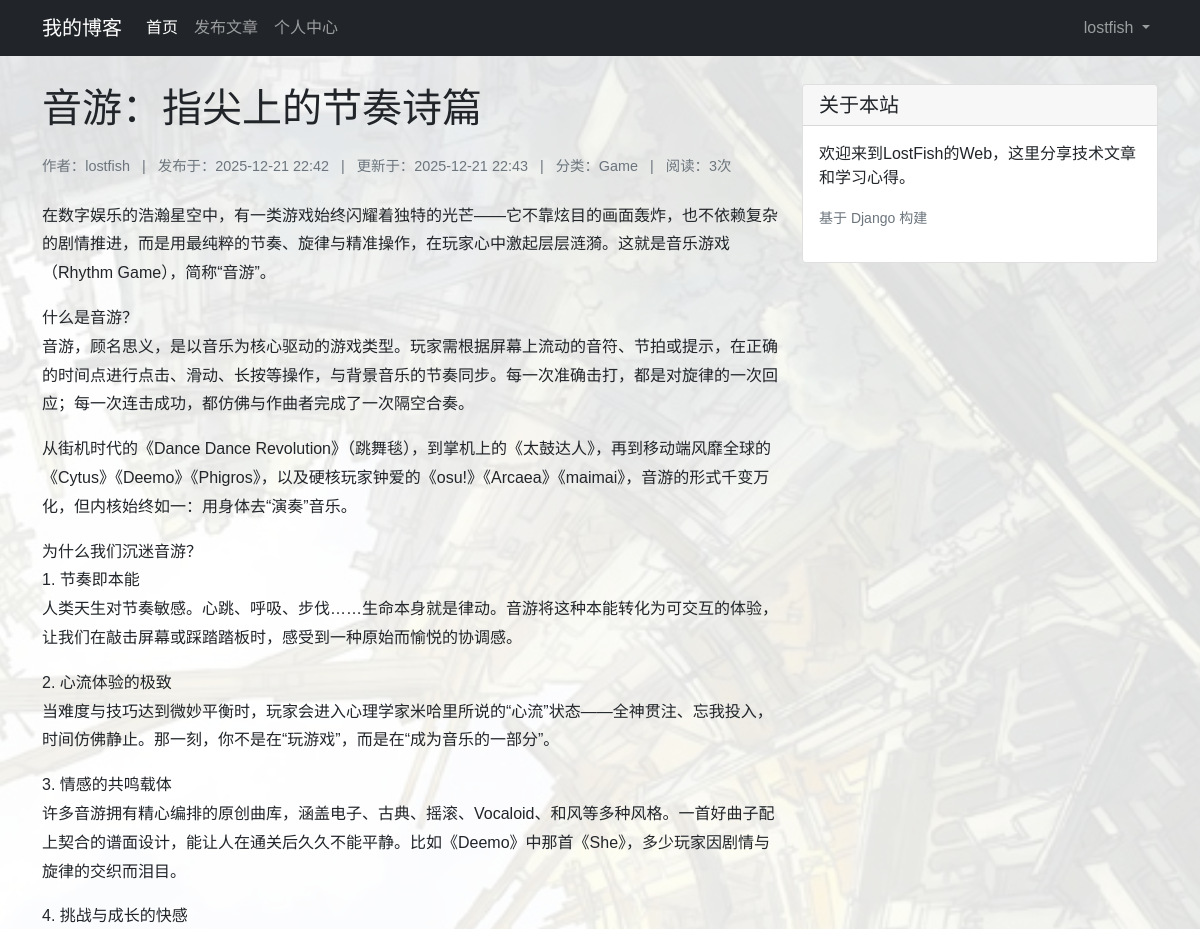
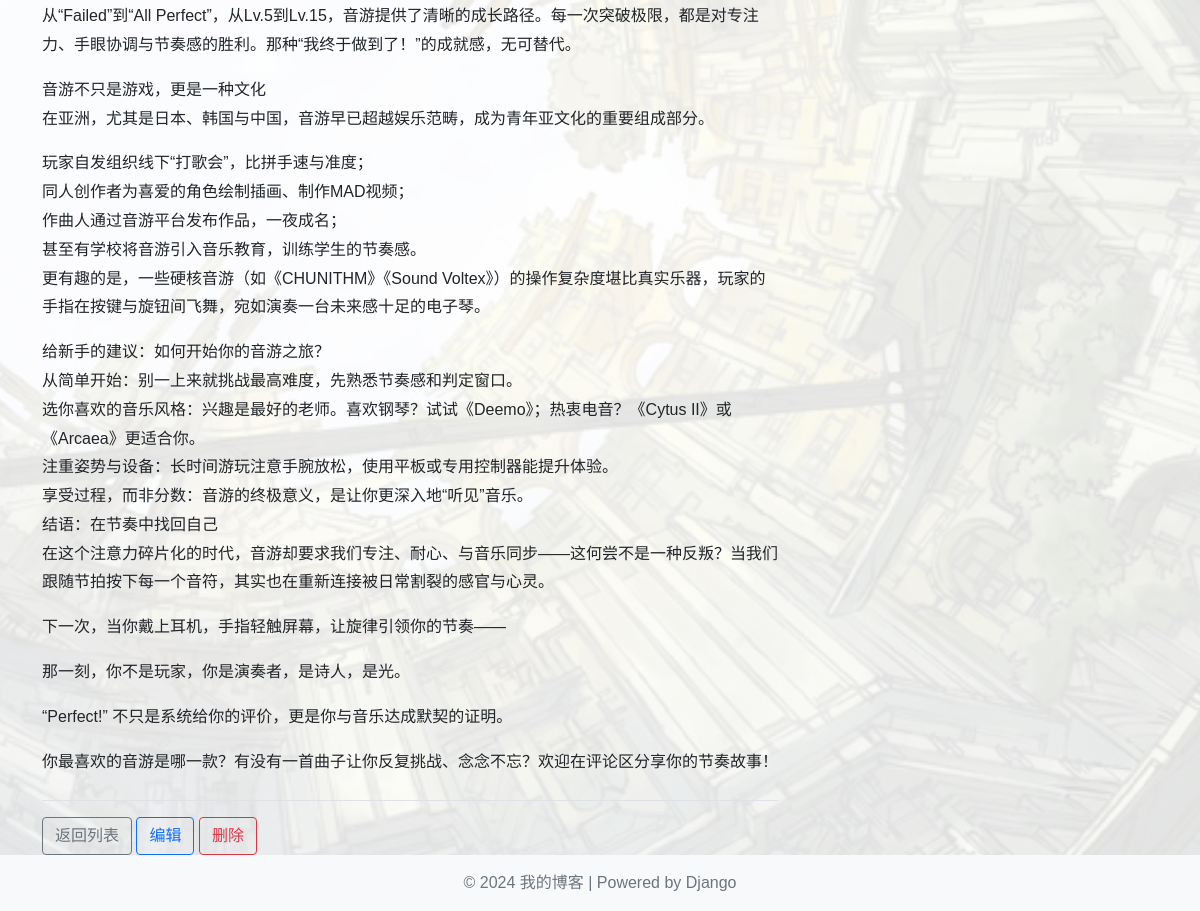
Page /post/2/ (signed in) on the committed database (2 pictures, top to bottom).
### blog/models.py (models this page shows, shortened)
class Post(models.Model):
    title = models.CharField('标题', max_length=200)
    content = models.TextField('内容')
    excerpt = models.CharField('摘要', max_length=200, blank=True)
    created = models.DateTimeField('创建时间', default=timezone.now)
    updated = models.DateTimeField('更新时间', auto_now=True)
    category = models.ForeignKey(Category, verbose_name='分类', on_delete=models.CASCADE)
    tags = models.ManyToManyField(Tag, verbose_name='标签', blank=True)
    author = models.ForeignKey(User, verbose_name='作者', on_delete=models.CASCADE,
                               null=True, blank=True)
    views = models.PositiveIntegerField('阅读量', default=0)
    def increase_views(self):
        self.views += 1
        self.save(update_fields=['views'])
    class Meta:
        verbose_name = '文章'
        verbose_name_plural = '文章'
        ordering = ['-created']

class Category(models.Model):
    name = models.CharField('分类名', max_length=100)
    class Meta:
        verbose_name = '分类'
        verbose_name_plural = '分类'

### blog/views.py (the view)
# urls.py: path('post/<int:pk>/', views.post_detail, name='post_detail'),
def post_detail(request, pk):
    post = get_object_or_404(Post, pk=pk)
    post.increase_views()  # 增加阅读量
    return render(request, 'blog/detail.html', {'post': post})

### templates/blog/detail.html (shortened to what this page needs)
{% extends 'base.html' %}
{% block content %}
<article>
    <h1 class="mb-4">{{ post.title }}</h1>
    <div class="post-meta mb-4">
        <span>作者：{{ post.author.username }}</span>
        <span class="mx-2">|</span>
        <span>发布于：{{ post.created|date:"Y-m-d H:i" }}</span>
        <span class="mx-2">|</span>
        <span>更新于：{{ post.updated|date:"Y-m-d H:i" }}</span>
        <span class="mx-2">|</span>
        <span>分类：{{ post.category.name }}</span>
        <span class="mx-2">|</span>
        <span>阅读：{{ post.views }}次</span>
    </div>
    <div class="post-content mb-4">
        {{ post.content|linebreaks }}
    </div>
    <div class="border-top pt-3">
        <a href="{% url 'index' %}" class="btn btn-outline-secondary">返回列表</a>
        {% if user.is_authenticated and user == post.author %}
        <a href="{% url 'post_update' post.pk %}" class="btn btn-outline-primary">编辑</a>
        <a href="{% url 'post_delete' post.pk %}" class="btn btn-outline-danger">删除</a>
        {% endif %}
    </div>
</article>
{% endblock %}

### templates/base.html (shortened to what this page needs)
<!DOCTYPE html>
<html lang="zh-CN">
<head>
    {% load static %}
    <link href="https://cdn.jsdelivr.net/npm/bootstrap@5.1.3/dist/css/bootstrap.min.css" rel="stylesheet">
    <link rel="stylesheet" href="{% static 'css/style.css' %}">
</head>
<body>
    <nav class="navbar navbar-expand-lg navbar-dark bg-dark fixed-top">
        <div class="container">
            <a class="navbar-brand" href="{% url 'index' %}">我的博客</a>
            <div class="collapse navbar-collapse" id="navbarNav">
                <ul class="navbar-nav me-auto">
                    <li class="nav-item">
                        <a class="nav-link active" href="{% url 'index' %}">首页</a>
                    </li>
                    {% if user.is_authenticated %}
                    <li class="nav-item">
                        <a class="nav-link" href="{% url 'post_create' %}">发布文章</a>
                    </li>
                    <li class="nav-item">
                        <a class="nav-link" href="{% url 'profile' %}">个人中心</a>
                    </li>
                    {% endif %}
                </ul>
                <div class="navbar-nav">
                    {% if user.is_authenticated %}
                    <li class="nav-item dropdown">
                        <a class="nav-link dropdown-toggle" href="#" id="userDropdown" role="button"
                           data-bs-toggle="dropdown" aria-expanded="false">
                            {{ user.username }}
                        </a>
                    </li>
                    {% endif %}
                </div>
            </div>
        </div>
    </nav>
    <div class="container mt-4">
        <div class="row">
            <main class="col-md-8">
                {% block content %}
                {% endblock %}
            </main>
            <aside class="col-md-4">
                {% block sidebar %}
                <div class="card mb-4">
                    <div class="card-header">
                        <h5 class="mb-0">关于本站</h5>
                    </div>
                    <div class="card-body">
                        <p>欢迎来到LostFish的Web，这里分享技术文章和学习心得。</p>
                        <p><small class="text-muted">基于 Django 构建</small></p>
                    </div>
                </div>
                {% endblock %}
            </aside>
        </div>
    </div>
    <footer class="footer mt-auto py-3 bg-light">
        <div class="container text-center">
            <span class="text-muted">© 2024 我的博客 | Powered by Django</span>
        </div>
    </footer>
</body>
</html>

### static/css/style.css (style rules this page uses)
html body { background-image: url('../images/background.jpg'); background-size: cover; background-position: center center; background-repeat: no-repeat; background-attachment: fixed; min-height: 100vh; position: relative; background-color: transparent !important; }
html body::before { content: ''; position: fixed; top: 0; left: 0; width: 100%; height: 100%; background-color: rgba(255, 255, 255, 0.85); z-index: -1; }
body .container { position: relative; z-index: 1; }

### rows in the picture
Post: title "音游：指尖上的节奏诗篇", author.username "lostfish", created "2025-12-21 22:42", updated "2025-12-21 22:43", category.name "Game", views "3", content "在数字娱乐的浩瀚星空中，有一类游戏始终闪耀着独特的光芒——它不靠炫目的画面轰炸，也不依赖复杂的剧情推进，而是用最纯粹的节奏、旋律与精准操作，在玩家心中激起层层涟漪。这就是音乐游戏（Rhythm Game），简称“音游”。 什么是音游？ 音游，顾名思义，是以音乐为核心驱动的游戏类型。玩家需根据屏幕上流动的音符、节拍或提示，在正确的时间点进行点击、滑动、长按等操作，与背景音乐的节奏同步。每一次准确击打，都是对旋律的一次回应；每一次连击成功，都仿佛与作曲者完成了一次隔空合奏。 从街机时代的《Dance Dance Revolution》（跳舞毯），到掌机上的《太鼓达人》，再到移动端风靡全球的《Cytus》《Deemo》《Phigros》，以及硬核玩家钟爱的《osu!》《Arcaea》《maimai》，音游的形式千变万化，但内核始终如一：用身体去“演奏”音乐。 为什么我们沉迷音游？ 1. 节奏即本能 人类天生对节奏敏感。心跳、呼吸、步伐……生命本身就是律动。音游将这种本能转化为可交互的体验，让我们在敲击屏幕或踩踏踏板时，感受到一种原始而愉悦的协调感。 2. 心流体验的极致 当难度与技巧达到微妙平衡时，玩家会进入心理学家米哈里所说的“心流”状态——全神贯注、忘我投入，时间仿佛静止。那一刻，你不是在“玩游戏”，而是在“成为音乐的一部分”。 3. 情感的共鸣载体 许多音游拥有精心编排的原创曲库，涵盖电子、古典、摇滚、Vocaloid、和风等多种风格。一首好曲子配上契合的谱面设计，能让人在通关后久久不能平静。比如《Deemo》中那首《She》，多少玩家因剧情与旋律的交织而泪目。 4.…"

### other values in the picture
{{ user.username }} "lostfish"
